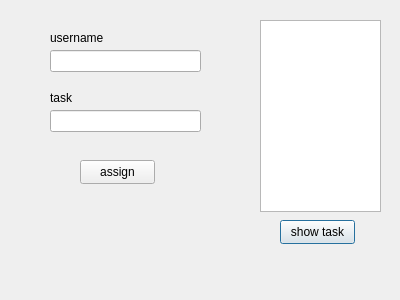
<?xml version="1.0" encoding="UTF-8"?>
<ui version="4.0">
 <class>Dialog_asign_task_to_user</class>
 <widget class="QDialog" name="Dialog_asign_task_to_user">
  <property name="geometry">
   <rect>
    <x>0</x>
    <y>0</y>
    <width>400</width>
    <height>300</height>
   </rect>
  </property>
  <property name="windowTitle">
   <string>Dialog</string>
  </property>
  <widget class="QListWidget" name="show_tasks_list">
   <property name="geometry">
    <rect>
     <x>260</x>
     <y>20</y>
     <width>121</width>
     <height>192</height>
    </rect>
   </property>
  </widget>
  <widget class="QPushButton" name="show_tasks">
   <property name="geometry">
    <rect>
     <x>280</x>
     <y>220</y>
     <width>75</width>
     <height>24</height>
    </rect>
   </property>
   <property name="text">
    <string>show task</string>
   </property>
  </widget>
  <widget class="QLineEdit" name="user_input_">
   <property name="geometry">
    <rect>
     <x>50</x>
     <y>50</y>
     <width>151</width>
     <height>22</height>
    </rect>
   </property>
  </widget>
  <widget class="QLineEdit" name="task_to_assign_input">
   <property name="geometry">
    <rect>
     <x>50</x>
     <y>110</y>
     <width>151</width>
     <height>22</height>
    </rect>
   </property>
  </widget>
  <widget class="QLabel" name="label">
   <property name="geometry">
    <rect>
     <x>50</x>
     <y>30</y>
     <width>61</width>
     <height>16</height>
    </rect>
   </property>
   <property name="text">
    <string>username</string>
   </property>
  </widget>
  <widget class="QLabel" name="label_2">
   <property name="geometry">
    <rect>
     <x>50</x>
     <y>90</y>
     <width>49</width>
     <height>16</height>
    </rect>
   </property>
   <property name="text">
    <string>task</string>
   </property>
  </widget>
  <widget class="QPushButton" name="assign_btn">
   <property name="geometry">
    <rect>
     <x>80</x>
     <y>160</y>
     <width>75</width>
     <height>24</height>
    </rect>
   </property>
   <property name="text">
    <string>assign</string>
   </property>
  </widget>
 </widget>
 <resources/>
 <connections/>
</ui>
